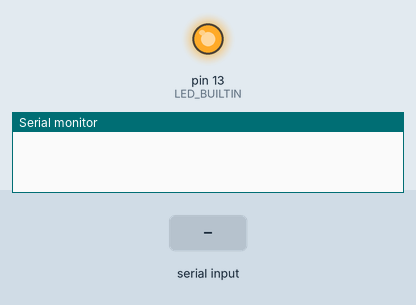
Simulated run of this sketch. Board: Arduino Uno, built with avr-gcc and run on an emulated ATmega328P. Shown: output pins drawn as LEDs (lit = HIGH), the last lines printed to the serial monitor. Dashed ring = blinking. The inputs (shaded band) are chosen by the test bench.

Above: at 1.2 s.
1.3 s: "90,45\n" received over Serial
At 2.7 s:
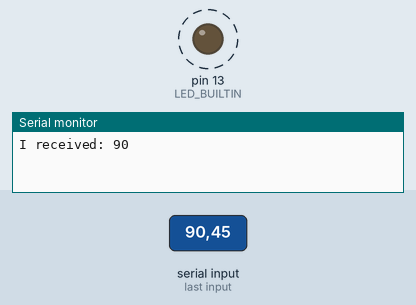
Timing chart, 0 to 10.3 s (numbered marks = the images above; inputs shaded):
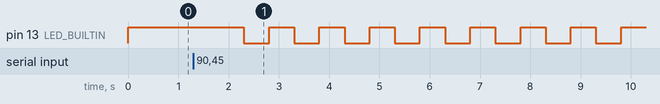

Measured:
- after the input at 1.3 s, pin 13 (LED_BUILTIN): alternates HIGH for 0.50 s and LOW for 0.50 s, starting after 1.0 s

The sketch:

Lab1-9.ino
```cpp
// 9. Difficult (30+ min): Can you read user’s input to blink the LED for a certain times and keep it on after the blink? For example, if user’s input is 10, the LED should blink ten times and then keep on.

String input;   // serial input from console
int counter;    // counter of the number of blinks user wants

// the setup function runs once when you press reset or power the board
void setup() {
  // initialize digital pin LED_BUILTIN as an output.
  pinMode(LED_BUILTIN, OUTPUT);

  // opens serial port, sets data rate to 9600 bps
  Serial.begin(9600);

  // have the LED on by default
  digitalWrite(LED_BUILTIN, HIGH);   // turn the LED on (HIGH is the voltage level)
}

// the loop function runs over and over again forever
void loop() {
  // send data only when you receive data:
  if (Serial.available() > 0) {
          // read the incoming byte:
          input = Serial.readString();

          // convert input to int counter
          counter = input.toInt();

          // say what you got:
          Serial.print("I received: ");
          Serial.println(String(counter));
  }

  for (int i = 0; i < counter; i++)
  {
    digitalWrite(LED_BUILTIN, LOW);    // turn the LED off by making the voltage LOW
    delay(500);
    digitalWrite(LED_BUILTIN, HIGH);   // turn the LED on (HIGH is the voltage level)
    delay(500);
  }
  counter = 0;
}
```
